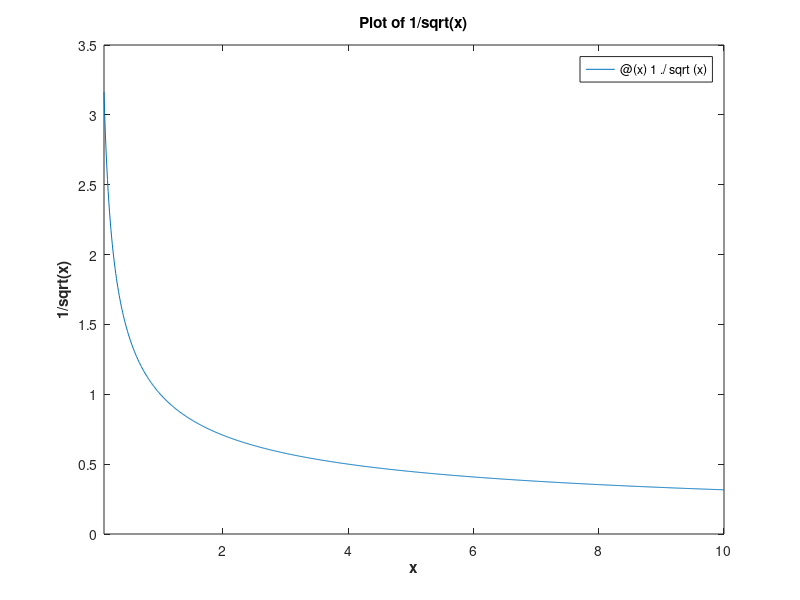

Write the MATLAB code that produced this figure.
%{
7.5
Plot the function f(x) = 1/sqrt(x) over the range 0.1 <= x <= 10.0 using
function fplot. Be sure to label your plot properly.
%}

fplot(@(x) 1./sqrt(x),[0.1 10.0]);
title('\bfPlot of 1/sqrt(x)');
xlabel('\bfx');
ylabel('\bf1/sqrt(x)');